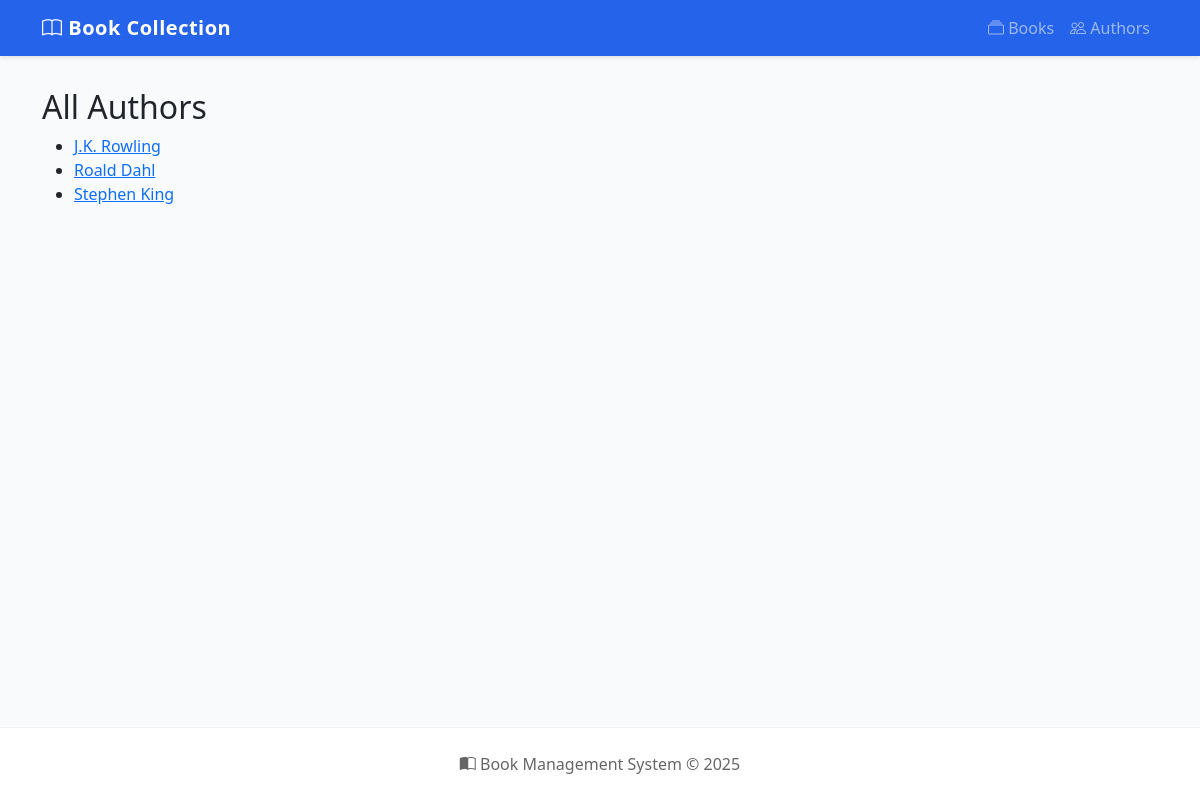
Screenshot of /authors/ with the database file from the repository.
### books/models.py (models this page shows, shortened)
class Author(models.Model):
    name = models.CharField(max_length=100)
    def get_absolute_url(self):
        from django.urls import reverse
        return reverse('author-detail', kwargs={'pk': self.pk})

### books/views.py (the view)
# urls.py: path('authors/', AuthorListView.as_view(), name='author-list'),
class AuthorListView(ListView):
    model = Author
    template_name = 'author_list.html'  # Changed from 'books/author_list.html'
    context_object_name = 'authors'

### templates/author_list.html
{% extends "base.html" %}
{% block content %}
<h2>All Authors</h2>
<ul>
    {% for author in authors %}
    <li>
        <a href="{{ author.get_absolute_url }}">{{ author.name }}</a>
    </li>
    {% endfor %}
</ul>
{% endblock %}

### templates/base.html (style rules this page uses)
:root { --primary-color: #2563eb; --secondary-color: #1e40af; }
body { min-height: 100vh; display: flex; flex-direction: column; background-color: #f8fafc; font-family: 'Segoe UI', system-ui, -apple-system, sans-serif; }

### rows the page displays
Author: name "J.K. Rowling"
Author: name "Roald Dahl"
Author: name "Stephen King"
